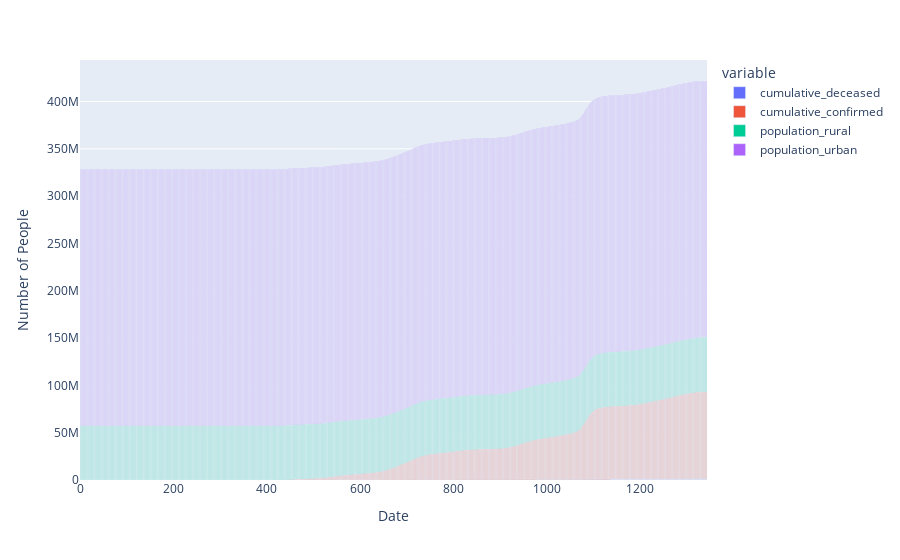

Notebook code cell kept with this figure:
### Code cell
fig = px.bar(bothDataFrame, y=["cumulative_deceased","cumulative_confirmed", "population_rural", "population_urban"])
fig.update_xaxes(title_text="Date")
fig.update_yaxes(title_text="Number of People")
fig.write_image("images/uralAndCovid.png")
fig.show()

### Figure 1 — Plotly figure (JSON) as saved in the notebook; plotly's stock layout.template omitted (floating-point values rounded to 4 significant figures; data arrays with more than 128 entries replaced by an {"elided": "..."} marker saying what was removed)
{"data": [{"alignmentgroup": "True", "hovertemplate": "variable=cumulative_deceased<br>index=%{x}<br>value=%{y}<extra></extra>", "legendgroup": "cumulative_deceased", "marker": {"color": "#636efa", "pattern": {"shape": ""}}, "name": "cumulative_deceased", "offsetgroup": "cumulative_deceased", "orientation": "v", "showlegend": true, "textposition": "auto", "type": "bar", "x": {"elided": "1343 int values"}, "xaxis": "x", "y": {"elided": "1343 int values"}, "yaxis": "y"}, {"alignmentgroup": "True", "hovertemplate": "variable=cumulative_confirmed<br>index=%{x}<br>value=%{y}<extra></extra>", "legendgroup": "cumulative_confirmed", "marker": {"color": "#EF553B", "pattern": {"shape": ""}}, "name": "cumulative_confirmed", "offsetgroup": "cumulative_confirmed", "orientation": "v", "showlegend": true, "textposition": "auto", "type": "bar", "x": {"elided": "1343 int values"}, "xaxis": "x", "y": {"elided": "1343 int values"}, "yaxis": "y"}, {"alignmentgroup": "True", "hovertemplate": "variable=population_rural<br>index=%{x}<br>value=%{y}<extra></extra>", "legendgroup": "population_rural", "marker": {"color": "#00cc96", "pattern": {"shape": ""}}, "name": "population_rural", "offsetgroup": "population_rural", "orientation": "v", "showlegend": true, "textposition": "auto", "type": "bar", "x": {"elided": "1343 int values"}, "xaxis": "x", "y": {"elided": "1343 int values"}, "yaxis": "y"}, {"alignmentgroup": "True", "hovertemplate": "variable=population_urban<br>index=%{x}<br>value=%{y}<extra></extra>", "legendgroup": "population_urban", "marker": {"color": "#ab63fa", "pattern": {"shape": ""}}, "name": "population_urban", "offsetgroup": "population_urban", "orientation": "v", "showlegend": true, "textposition": "auto", "type": "bar", "x": {"elided": "1343 int values"}, "xaxis": "x", "y": {"elided": "1343 int values"}, "yaxis": "y"}], "layout": {"barmode": "relative", "legend": {"title": {"text": "variable"}, "tracegroupgap": 0}, "margin": {"t": 60}, "xaxis": {"anchor": "y", "domain": [0, 1], "title": {"text": "Date"}}, "yaxis": {"anchor": "x", "domain": [0, 1], "title": {"text": "Number of People"}}}}
